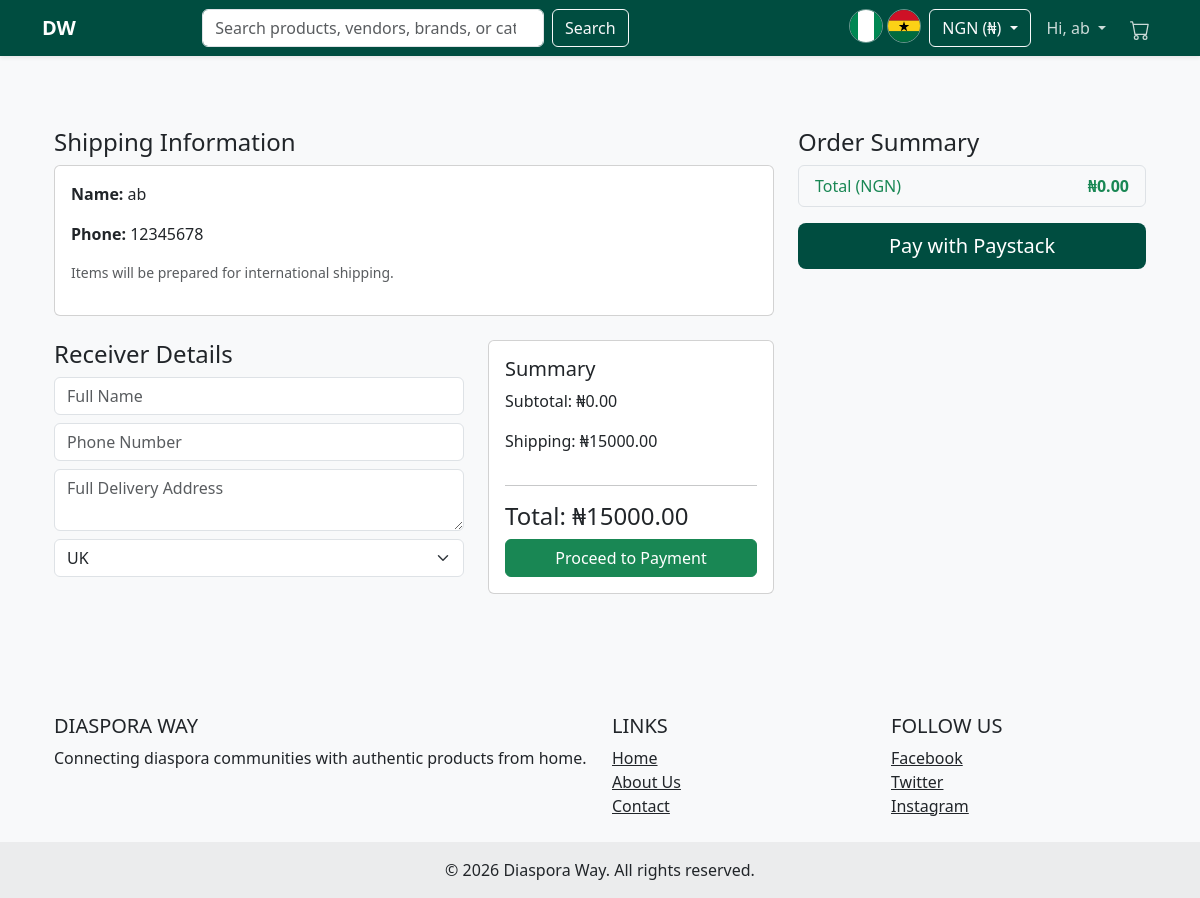
The app's page /orders/checkout/ (signed in) with its own data.
### users/models.py (models this page shows, shortened)
class User(AbstractUser):
    class CountryChoices(models.TextChoices):
        NIGERIA = 'NG', 'Nigeria'
        GHANA = 'GH', 'Ghana'
    username = None  # Remove username field
    phone_number = models.CharField(max_length=15, unique=True)
    ROLE_CHOICES = (
        ('customer', 'Customer'),
        ('vendor', 'Vendor'),
        ('logistics', 'Logistics'),
        ('admin', 'Admin'),
    )
    role = models.CharField(max_length=10, choices=ROLE_CHOICES, default='customer')
    country = models.CharField(max_length=2, choices=CountryChoices.choices, default=CountryChoices.NIGERIA)
    USERNAME_FIELD = 'phone_number'
    REQUIRED_FIELDS = []
    objects = CustomUserManager()

### orders/views.py (the view, shortened to what this page needs)
# urls.py: path('checkout/', views.checkout, name='checkout'),
def checkout(request):
    cart = Cart(request)
    if not cart:
        return redirect('home')
    shipping_rates = settings.SHIPPING_RATES
    selected_country = request.GET.get('country', 'UK')
    shipping_fee = shipping_rates.get(selected_country, 0)
    return render(request, 'orders/checkout.html', {
        'cart': cart,
        'shipping_rates': shipping_rates,
        'selected_country': selected_country,
        'shipping_fee': shipping_fee
    })

### core/context_processors.py (called while the page is built)
def currency_processor(request):
    currency = request.session.get('currency', 'NGN')
    if currency not in settings.CURRENCIES:
        currency = 'NGN'
    rate = settings.EXCHANGE_RATES.get(currency, 1.0)
    selected_currency = {
        'code': currency,
        **settings.CURRENCIES[currency],
    }
    currencies = [
        {'code': code, **details}
        for code, details in settings.CURRENCIES.items()
    ]
    return {
        'CURRENCY_CODE': currency,
        'CURRENCY_SYMBOL': selected_currency['symbol'],
        'CURRENCY_RATE': rate,
        'selected_currency': selected_currency,
        'currencies': currencies,
    }

### orders/cart.py (called while the page is built)
    def get_total_price(self):
        return sum(float(item['price']) * item['quantity'] for item in self.cart.values())

    def __iter__(self):
        product_ids = self.cart.keys()
        products = Product.objects.filter(id__in=product_ids)
        cart = self.cart.copy()
        for product in products:
            cart[str(product.id)]['product'] = product
        for item in cart.values():
            item['price'] = Decimal(item['price'])
            item['total_price'] = item['price'] * item['quantity']
            yield item

### products/templatetags/currency_tags.py (called while the page is built)
@register.filter
def multiply(value, arg):
    try:
        return float(value) * float(arg)
    except (ValueError, TypeError):
        return value

### templates/orders/checkout.html (shortened to what this page needs)
{% extends 'base.html' %}
{% load currency_tags %}
{% block content %}
<div class="container py-5">
    <div class="row">
        <div class="col-md-8">
            <h4>Shipping Information</h4>
            <div class="card p-3 mb-4">
                <p><strong>Name:</strong> {{ request.user.first_name }}</p>
                <p><strong>Phone:</strong> {{ request.user.phone_number }}</p>
                <p class="text-muted small">Items will be prepared for international shipping.</p>
            </div>
            <form method="POST">
                <div class="row">
                    <div class="col-md-7">
                        <h4>Receiver Details</h4>
                        <input type="text" name="receiver_name" class="form-control mb-2" placeholder="Full Name" required>
                        <input type="text" name="receiver_phone" class="form-control mb-2" placeholder="Phone Number" required>
                        <textarea name="address" class="form-control mb-2" placeholder="Full Delivery Address" required></textarea>
                        <select name="country" class="form-select mb-2" onchange="window.location.href='?country='+this.value">
                            {% for country, rate in shipping_rates.items %}
                                <option value="{{ country }}" {% if selected_country == country %}selected{% endif %}>{{ country }}</option>
                            {% endfor %}
                        </select>
                    </div>
                    <div class="col-md-5">
                        <div class="card p-3">
                            <h5>Summary</h5>
                            <p>Subtotal: {{ CURRENCY_SYMBOL }}{{ cart.get_total_price|multiply:CURRENCY_RATE|floatformat:2 }}</p>
                            <p>Shipping: {{ CURRENCY_SYMBOL }}{{ shipping_fee|multiply:CURRENCY_RATE|floatformat:2 }}</p>
                            <hr>
                            <h4>Total: {{ CURRENCY_SYMBOL }}{{ cart.get_total_price|add:shipping_fee|multiply:CURRENCY_RATE|floatformat:2 }}</h4>
                            <button type="submit" class="btn btn-success w-100">Proceed to Payment</button>
                        </div>
                    </div>
                </div>
            </form>
        </div>
        <div class="col-md-4">
            <h4>Order Summary</h4>
            <ul class="list-group mb-3">
                <li class="list-group-item d-flex justify-content-between bg-light">
                    <span class="text-success">Total ({{ CURRENCY_CODE }})</span>
                    <strong class="text-success">{{ CURRENCY_SYMBOL }}{{ cart.get_total_price|multiply:CURRENCY_RATE|floatformat:2 }}</strong>
                </li>
            </ul>
            <button class="btn btn-primary btn-lg w-100">Pay with Paystack</button>
        </div>
    </div>
</div>
{% endblock %}

### templates/base.html (shortened to what this page needs)
{% load static currency_tags %}
<!DOCTYPE html>
<html lang="en">
<head>
    <link href="https://cdn.jsdelivr.net/npm/bootstrap@5.3.0/dist/css/bootstrap.min.css" rel="stylesheet">
</head>
<body>
    <nav class="navbar navbar-expand-lg navbar-dark sticky-top shadow-sm" style="background-color: #004d40; z-index: 1030;">
        <div class="container">
            <a class="navbar-brand fw-bold" href="{% url 'home' %}">DW</a>
            <div class="collapse navbar-collapse" id="navbarMain">
                <form class="d-flex mx-auto search-form" action="{% url 'home' %}" method="GET">
                    <input class="form-control me-2" type="search" name="q"
                           placeholder="Search products, vendors, brands, or categories..."
                           aria-label="Search" value="{{ query|default:'' }}">
                    <button class="btn btn-outline-light" type="submit">Search</button>
                </form>
                <ul class="navbar-nav ms-auto align-items-center">
                    <li class="nav-item me-1" title="Filter Nigeria products">
                        <a class="country-flag-link " href="{% url 'home' %}?country=NG" aria-label="Show Nigeria products">
                            <img src="{% static 'flags/ng.svg' %}" alt="Nigeria" class="img-fluid">
                        </a>
                    </li>
                    <li class="nav-item me-2" title="Filter Ghana products">
                        <a class="country-flag-link " href="{% url 'home' %}?country=GH" aria-label="Show Ghana products">
                            <img src="{% static 'flags/gh.svg' %}" alt="Ghana" class="img-fluid">
                        </a>
                    </li>
                    {% if currencies %}
                    <li class="nav-item dropdown me-2">
                        <button class="btn btn-outline-light dropdown-toggle" type="button" id="currencyDropdown"
                                data-bs-toggle="dropdown" aria-expanded="false">
                            {{ selected_currency.code }} ({{ selected_currency.symbol }})
                        </button>
                    </li>
                    {% endif %}
                    {% if user.is_authenticated %}
                        <li class="nav-item dropdown">
                            <a class="nav-link dropdown-toggle" href="#" id="userMenu" role="button"
                               data-bs-toggle="dropdown" aria-expanded="false">
                                Hi, {{ user.first_name|default:user.phone_number }}
                            </a>
                        </li>
                    {% else %}
                        <li class="nav-item"><a class="nav-link" href="{% url 'login' %}">Login</a></li>
                        <li class="nav-item"><a class="btn btn-primary ms-2" href="{% url 'register' %}">Sign Up</a></li>
                    {% endif %}
                    <li class="nav-item ms-2">
                        <a href="{% url 'cart_detail' %}" class="nav-link position-relative">
                        </a>
                    </li>
                </ul>
            </div>
        </div>
    </nav>
    <div class="container mt-4">
        {% block content %}{% endblock %}
    </div>
    <footer class="bg-light text-center text-lg-start mt-5">
        <div class="container p-4">
            <div class="row">
                <div class="col-lg-6 col-md-12 mb-4 mb-md-0">
                    <h5 class="text-uppercase">Diaspora Way</h5>
                    <p>
                        Connecting diaspora communities with authentic products from home.
                    </p>
                </div>
                <div class="col-lg-3 col-md-6 mb-4 mb-md-0">
                    <h5 class="text-uppercase">Links</h5>
                    <ul class="list-unstyled mb-0">
                        <li><a href="{% url 'home' %}" class="text-dark">Home</a></li>
                        <li><a href="#" class="text-dark">About Us</a></li>
                        <li><a href="#" class="text-dark">Contact</a></li>
                    </ul>
                </div>
                <div class="col-lg-3 col-md-6 mb-4 mb-md-0">
                    <h5 class="text-uppercase">Follow Us</h5>
                    <ul class="list-unstyled mb-0">
                        <li><a href="#" class="text-dark">Facebook</a></li>
                        <li><a href="#" class="text-dark">Twitter</a></li>
                        <li><a href="#" class="text-dark">Instagram</a></li>
                    </ul>
                </div>
            </div>
        </div>
        <div class="text-center p-3" style="background-color: rgba(0, 0, 0, 0.05);">
            © {% now "Y" %} Diaspora Way. All rights reserved.
        </div>
    </footer>
</body>
</html>

### templates/base.html (style rules this page uses)
body { background-color: #f8f9fa; }
.navbar { background-color: #004d40; }
.btn-primary { background-color: #004d40; border: none; }
.navbar-dark .navbar-nav .nav-link { color: rgba(255,255,255,.8); }
.search-form { width: 40%; margin: 0 auto; }
.country-flag-link { display: inline-flex; align-items: center; justify-content: center; width: 34px; height: 34px; border-radius: 999px; text-decoration: none; border: 1px solid rgba(255, 255, 255, 0.4); overflow: hidden; }
.country-flag-link img { width: 100%; height: 100%; object-fit: cover; }

### records on screen
User: first_name "ab", user.first_name "ab", user.phone_number "12345678"

### other values on screen
{{ selected_currency.code }} "NGN"
{{ selected_currency.symbol }} "₦"
{{ CURRENCY_SYMBOL }} "₦"
{{ cart.get_total_price|multiply:CURRENCY_RATE|floatformat:2 }} "0.00"
{{ shipping_fee|multiply:CURRENCY_RATE|floatformat:2 }} "15000.00"
{{ CURRENCY_CODE }} "NGN"
form field country "UK"
